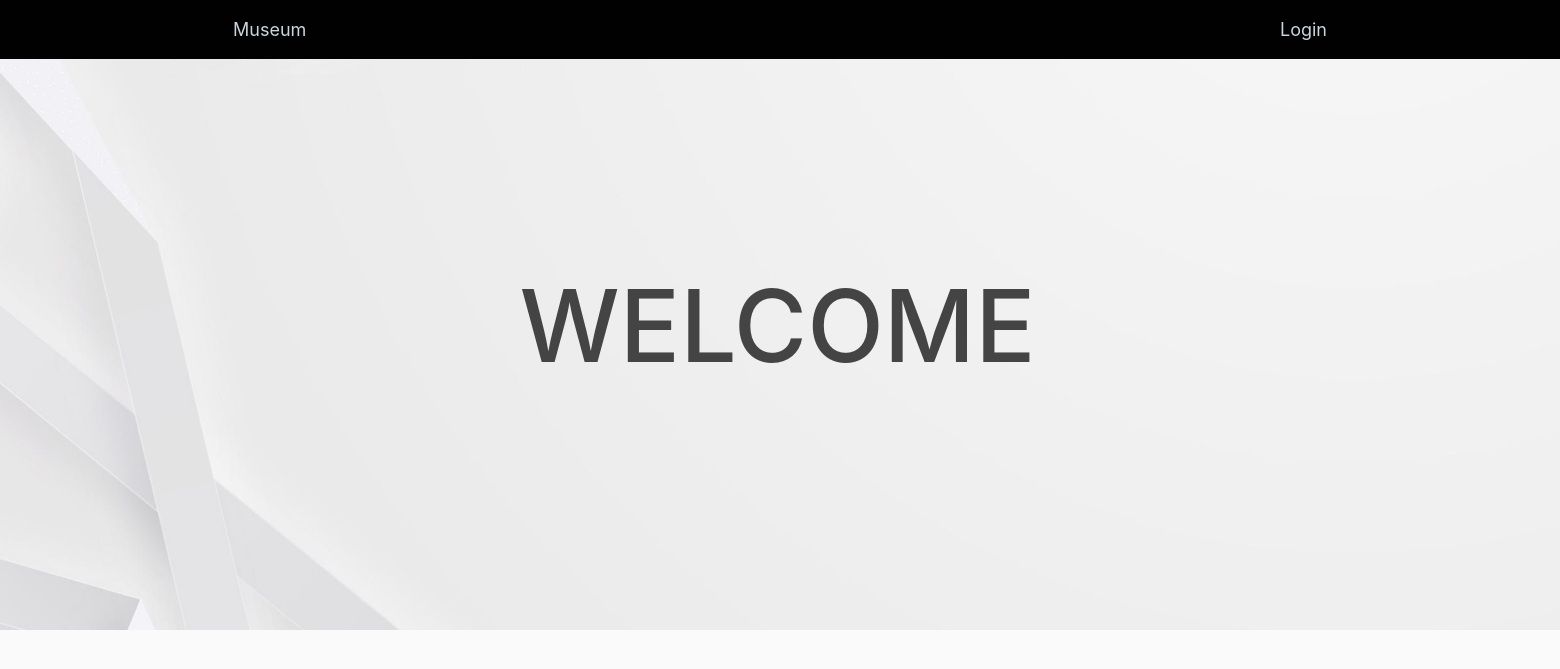
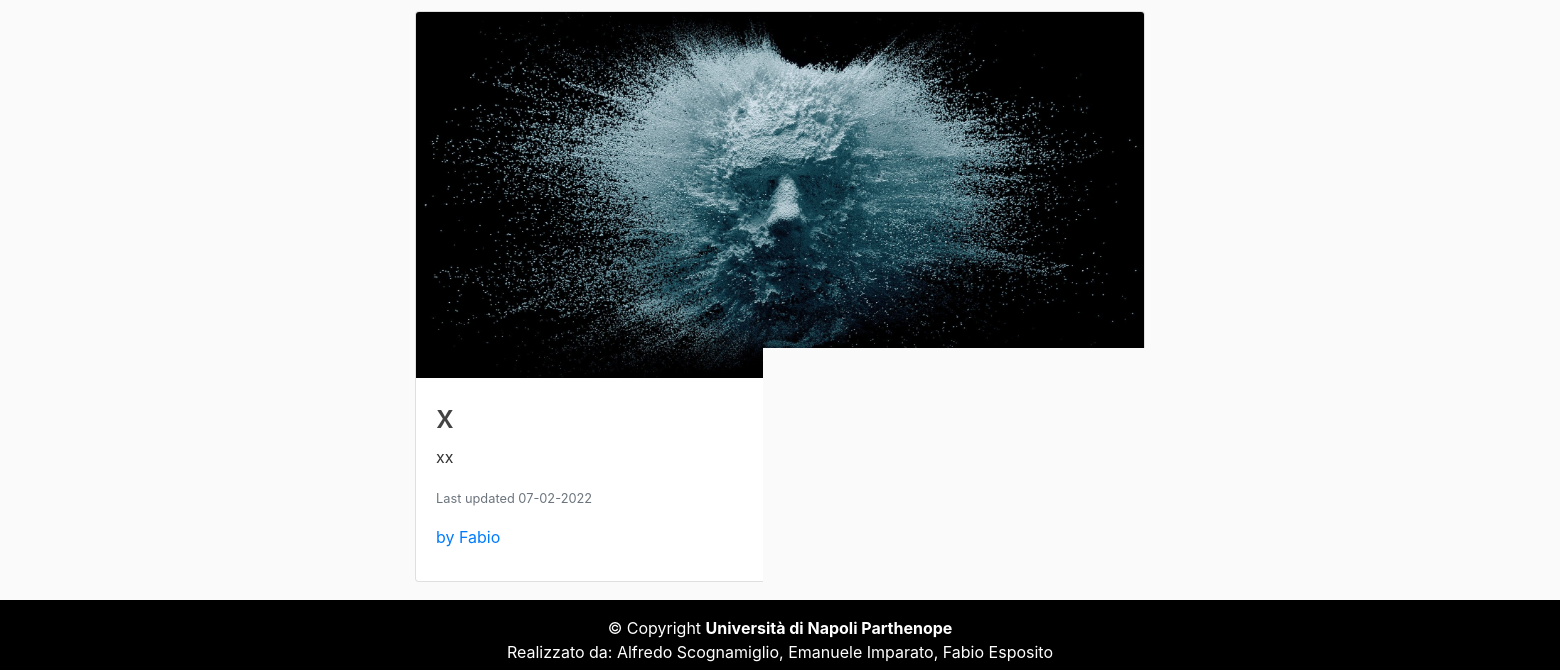
Page /home on the earlier database version (2 pictures, top to bottom).
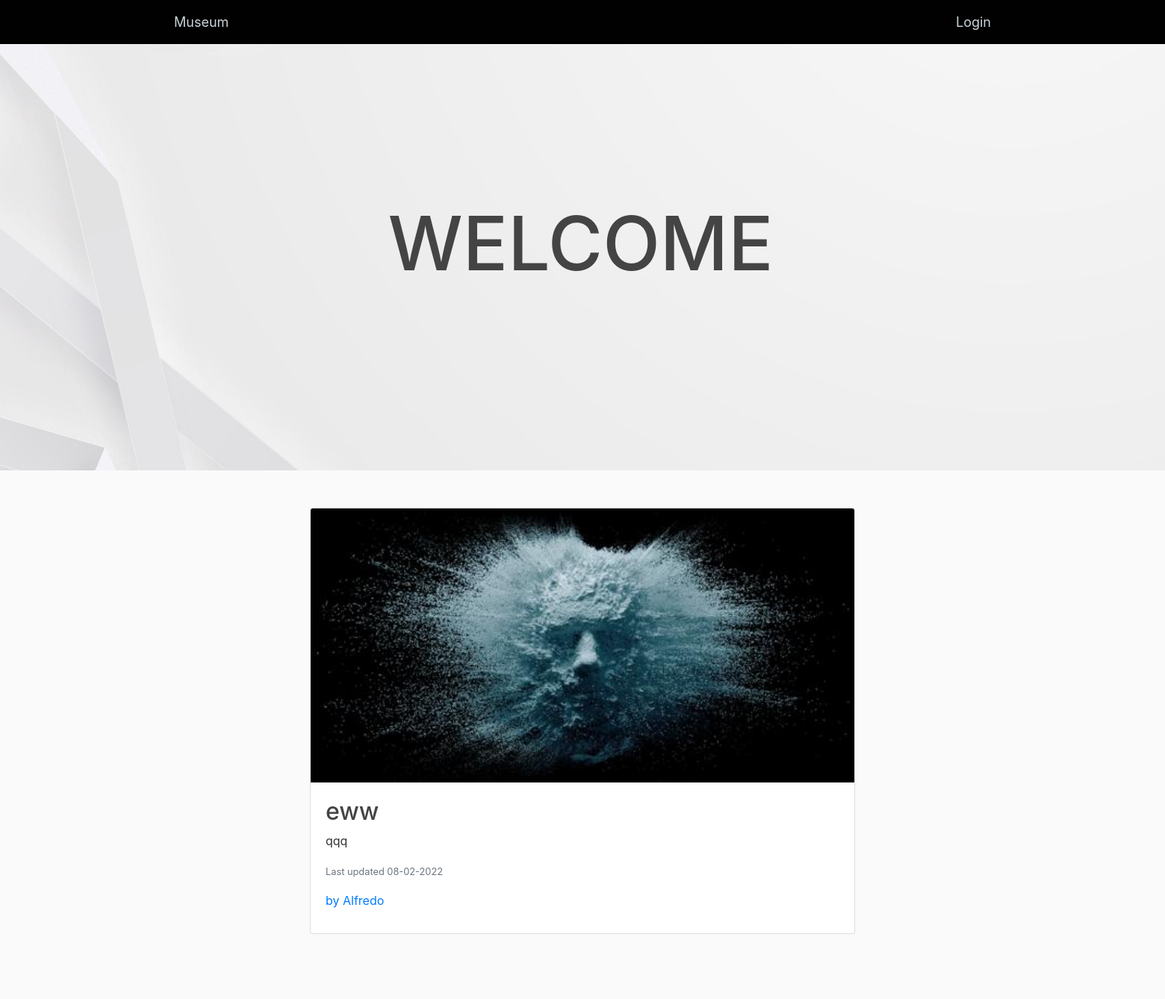
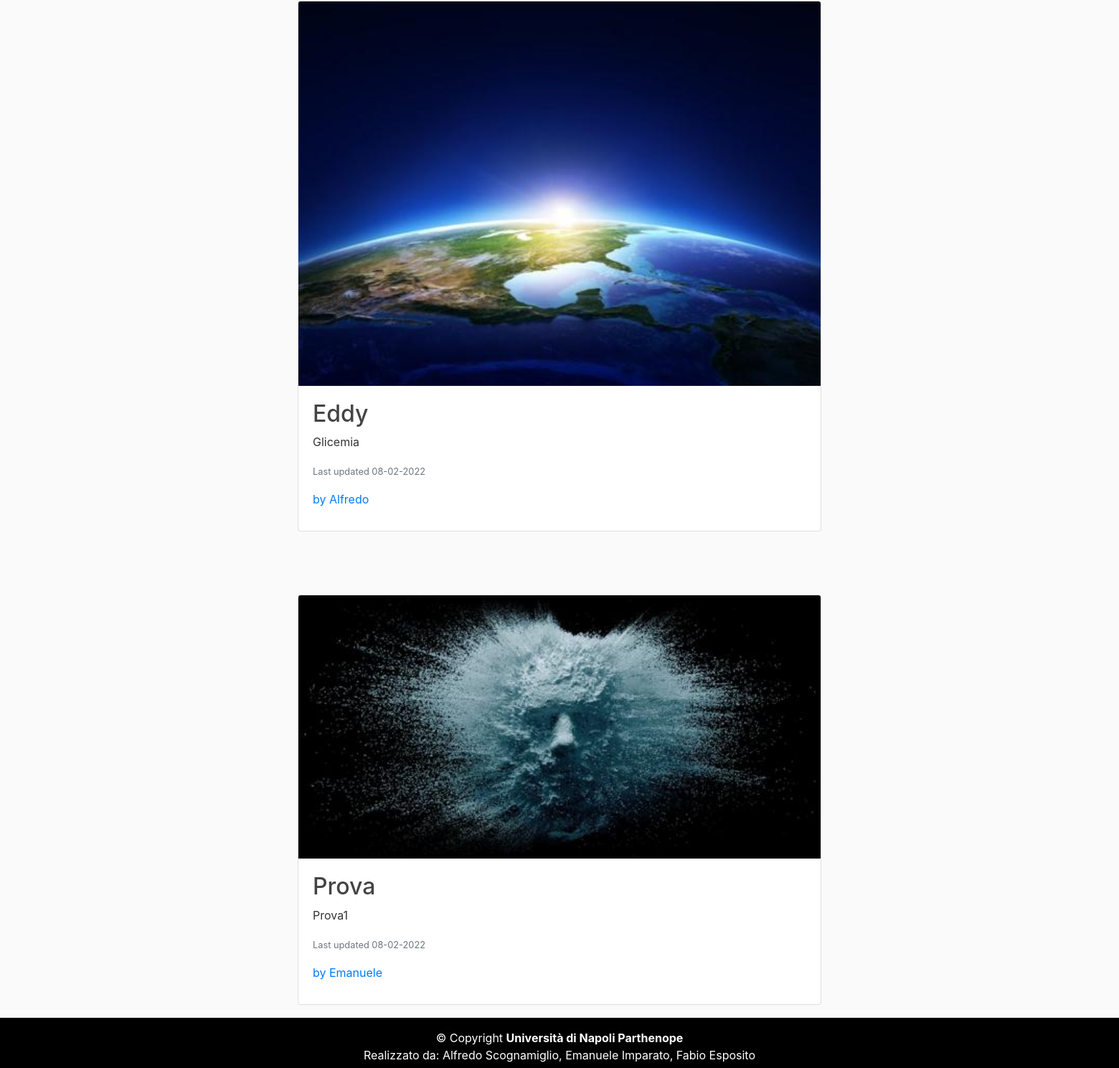
Same page on the later database version (2 pictures, top to bottom).
### MuseumProject/models.py (models this page shows)
class Post(db.Model):
    id = db.Column(db.Integer, primary_key=True)
    title = db.Column(db.String(100), nullable=False)
    descrizione = db.Column(db.Text, nullable=False)
    date_posted = db.Column(db.DateTime, nullable=False, default=datetime.utcnow)
    post_image = db.Column(db.String(20), nullable=False, default='defaultPNG.png')
    admin_id = db.Column(db.Integer, db.ForeignKey('administrator.id'), nullable=False)         #Chiave esterna che fa riferimento alla tab.Administrator

class Administrator(db.Model, UserMixin):
    id = db.Column(db.Integer,primary_key=True)
    first_name = db.Column(db.String(20), nullable=False)
    email = db.Column(db.String(45), unique=True, nullable=False)
    password = db.Column(db.String(45), nullable=False)
    image_file = db.Column(db.String(20), nullable=False, default='default.jpg')
    posts = db.relationship('Post', backref='poster', lazy=True)                                #Un Admin può inserire più post (Relazione 1:N)

### MuseumProject/routes.py (the view)
@app.route("/")
@app.route("/home")
def home():
    posts = Post.query.all()
    return render_template('home.html', posts=posts)

### MuseumProject/templates/home.html
{% extends "layout.html" %}
{% block content %}
    <div class="hero-image">
        <div class="hero-text">
            <h1>WELCOME</h1>
        </div>
    </div>
    {% for post in posts %}
        <div class="card mb-3 ">
            <img src="{{ url_for('static', filename='images/' + post.post_image) }}" class="card-img-top">
            <div class="card-body">
                <h2><a class="article-title" href="{{ url_for('post', post_id=post.id) }}">{{ post.title }}</a></h2>
                <p class="card-text">{{ post.descrizione }}</p>
                <p class="card-text"><small class="text-muted">Last updated {{ post.date_posted.strftime('%d-%m-%Y') }}</small></p>
                <p class="card-title"><a class="mr-2" href="{{ url_for('admin_posts', first_name=post.poster.first_name) }}">by {{ post.poster.first_name }}</a></p>
            </div>
        </div>
        <br><br><br>
    {% endfor %}
{% endblock content %}

### MuseumProject/templates/layout.html (shortened to what this page needs)
<!DOCTYPE html>
<html lang="it">
<head>
    <link rel="stylesheet" href="https://maxcdn.bootstrapcdn.com/bootstrap/4.0.0/css/bootstrap.min.css">
    <link rel="stylesheet" type="text/css" href="{{ url_for('static', filename='main.css') }}">
    <link rel="stylesheet" type="text/css" href="{{ url_for('static', filename='navbar.css') }}">
</head>
<body>
    <header class="site-header">
      <nav class="navbar-mia navbar-expand-md navbar-dark bg-steel fixed-top">
        <div class="container">
          <div class="collapse navbar-collapse" id="navbarToggle">
            <div class="navbar-nav mr-auto">
              <a class="nav-item nav-link" href="{{ url_for('home') }}">Museum</a>
            </div>
            <div class="navbar-nav">
                {% if current_user.is_authenticated %}
                    <a class="nav-item nav-link" href="{{ url_for('new_post') }}">New Post</a>
                    <a class="nav-item nav-link" href="{{ url_for('account') }}">Account</a>
                    <a class="nav-item nav-link" href="{{ url_for('logout') }}">Logout</a>
                {% else %}
                    <a class="nav-item nav-link" href="{{ url_for('login') }}">Login</a>
                {% endif %}
            </div>
          </div>
        </div>
      </nav>
    </header>
    <main role="main" class="container">
      <div class="row justify-content-center">
        <div class="col-md-8">
          {% block content %}{% endblock %}
        </div>
      </div>
    </main>
        <footer class="w3-center w3-black w3-padding-16">
            <div class="copyright">
                 &copy; Copyright <strong><span>Università di Napoli Parthenope</span></strong>
            </div>
            <div>
                 Realizzato da: Alfredo Scognamiglio, Emanuele Imparato, Fabio Esposito
            </div>
        </footer>
</body>
</html>

### MuseumProject/static/main.css (style rules this page uses)
body { background: #fafafa; color: #333333; margin-top: 5rem; }
h1, h2, h3, h4, h5, h6 { color: #444444; }
.bg-steel { background-color: #5f788a; }
.site-header .navbar-nav .nav-link { color: #cbd5db; }
.article-title { color: #444444; }
.w3-black { color: white; background-color: black; }
.w3-center { text-align: center!important; position: fixed; height: 70px; background-color: black; bottom: 0px; left: 0px; right: 0px; margin-bottom: 0px; padding-top: 16px!important; padding-bottom: 16px!important; }
.w3-black, .w3-hover-black:hover { color: #fff!important; background-color: black!important; }
.w3-padding-16 { padding-top: 16px!important; padding-bottom: 16px!important; }

### MuseumProject/static/navbar.css (style rules this page uses)
.navbar-mia { width: 100%; overflow: hidden; background-color: #010101; }
.navbar-mia a { float: left; font-size: 18px; color: white; text-align: center; padding: 16px 17px; text-decoration: none; }
.hero-image { background-image: linear-gradient(rgba(0, 0, 0, 0), rgba(0, 0, 0, 0)), url("../static/images/header.jpg"); height: 600px; left: -590px; top: -50px; width: 1905px; background-position: center; background-repeat: no-repeat; background-size: cover; position: relative; }
.hero-text { text-align: center; position: absolute; top: 50%; left: 50%; transform: translate(-50%, -50%); color: white; }
.hero-text h1 { font-size:100px; }

Differences in the rows shown:
removed Post: post_image (placeholder picture), title "x", descrizione "xx", date_posted "07-02-2022", poster.first_name "Fabio"
added Post: post_image (picture), title "eww", descrizione "qqq", date_posted "08-02-2022", poster.first_name "Alfredo"
added Post: post_image (picture), title "Eddy", descrizione "Glicemia", date_posted "08-02-2022", poster.first_name "Alfredo"
added Post: post_image (picture), title "Prova", descrizione "Prova1", date_posted "08-02-2022", poster.first_name "Emanuele"
